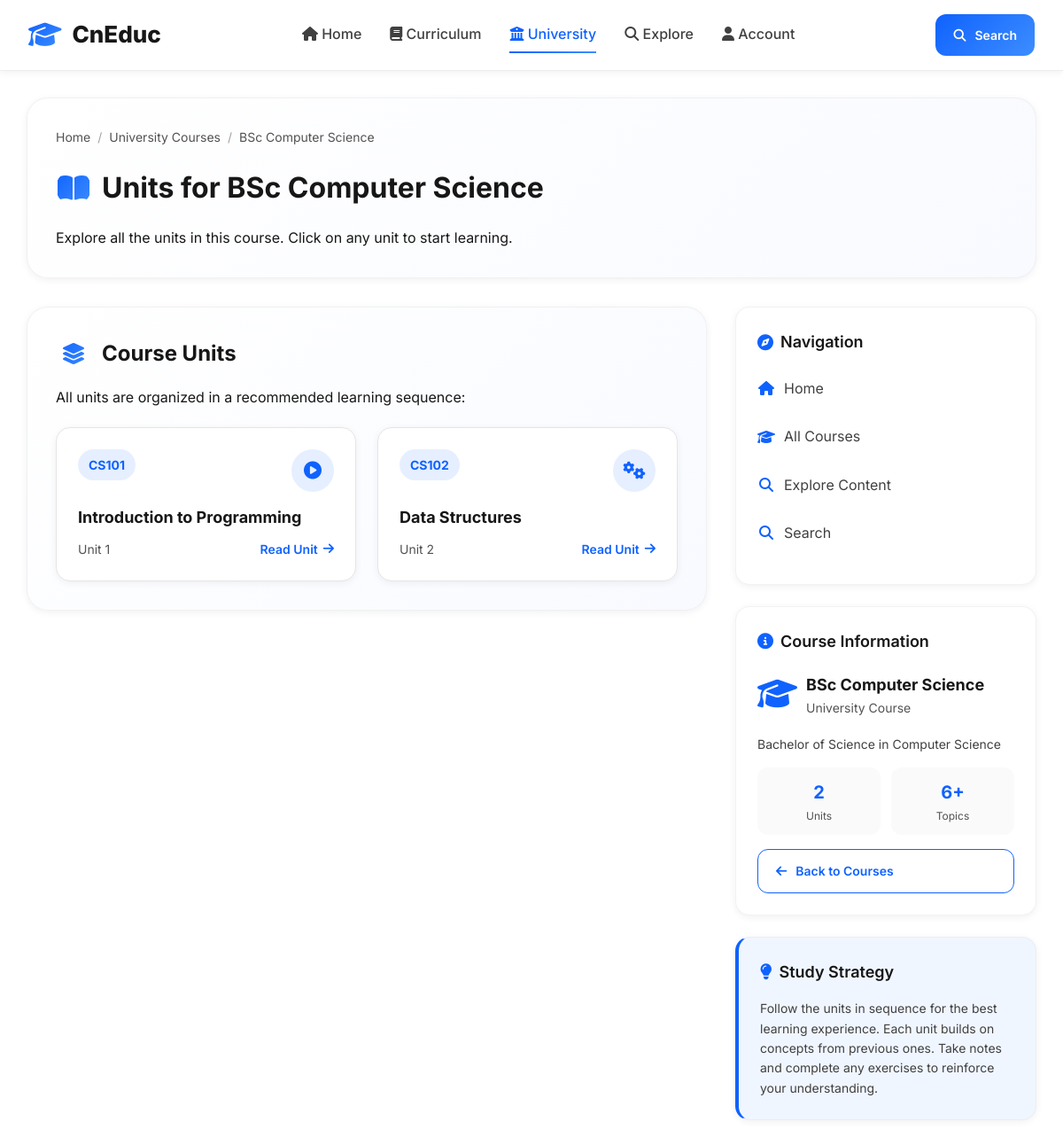
/units.php?course_id=1, run on the app's committed database.
### tables this page shows
CREATE TABLE IF NOT EXISTS `courses` (
  `id` INT AUTO_INCREMENT PRIMARY KEY,
  `name` VARCHAR(255) NOT NULL,
  `description` TEXT
);

CREATE TABLE IF NOT EXISTS `units` (
  `id` INT AUTO_INCREMENT PRIMARY KEY,
  `course_id` INT NOT NULL,
  `code` VARCHAR(50),
  `title` VARCHAR(255) NOT NULL,
  `content` TEXT,
  `position` INT DEFAULT 0,
  FOREIGN KEY (`course_id`) REFERENCES `courses`(`id`) ON DELETE CASCADE
);

### includes/functions.php (called while the page is built, shortened)
<?php
require_once __DIR__ . '/db.php';
function get_course($id) {
    global $mysqli;
    $id = (int)$id;
    $res = $mysqli->query("SELECT * FROM courses WHERE id = $id");
    return $res ? $res->fetch_assoc() : null;
}
function get_units_by_course($course_id) {
    global $mysqli;
    $course_id = (int)$course_id;
    $res = $mysqli->query("SELECT * FROM units WHERE course_id = $course_id ORDER BY position, id");
    return $res ? $res->fetch_all(MYSQLI_ASSOC) : [];
}

### units.php (the view, shortened to what this page needs)
<?php
require_once __DIR__ . '/includes/functions.php';
$course_id = (int)$_GET['course_id'];
$course = get_course($course_id);
$units = get_units_by_course($course_id);
?>
<!DOCTYPE html>
<html lang="en">
<head>
    <link rel="stylesheet" href="https://cdnjs.cloudflare.com/ajax/libs/font-awesome/6.4.0/css/all.min.css">
</head>
<body>
    <nav class="navbar">
        <div class="nav-container">
            <a href="index.php" class="nav-logo">
                <i class="fas fa-graduation-cap"></i>
                <span>CnEduc</span>
            </a>
            <div class="nav-links">
                <a href="index.php"><i class="fas fa-home"></i> Home</a>
                <a href="#"><i class="fas fa-book"></i> Curriculum</a>
                <a href="#" class="active"><i class="fas fa-university"></i> University</a>
                <a href="explore.php"><i class="fas fa-search"></i> Explore</a>
                <a href="#"><i class="fas fa-user"></i> Account</a>
            </div>
            <div class="nav-actions">
                <a href="search.php" class="btn btn-primary btn-sm">
                    <i class="fas fa-search"></i> Search
                </a>
            </div>
        </div>
    </nav>
    <div class="content-wrapper">
        <div class="card fade-in">
            <div class="breadcrumb">
                <a href="index.php">Home</a>
                <span class="separator">/</span>
                <a href="courses.php">University Courses</a>
                <span class="separator">/</span>
                <span><?php echo htmlspecialchars($course['name']); ?></span>
            </div>
            <h1><i class="fas fa-book-open"></i> Units for <?php echo htmlspecialchars($course['name']); ?></h1>
            <p>Explore all the units in this course. Click on any unit to start learning.</p>
        </div>
        <div class="grid">
            <main class="main">
                <div class="card fade-in delay-1">
                    <h2><i class="fas fa-layer-group"></i> Course Units</h2>
                    <p>All units are organized in a recommended learning sequence:</p>
                    <div class="unit-grid">
                        <?php foreach ($units as $index => $unit):
                            $unit_icon = "fas fa-file-alt";
                            if ($index === 0) {
                                $unit_icon = "fas fa-play-circle";
                            } elseif ($index % 3 === 0) {
                                $unit_icon = "fas fa-chart-bar";
                            } elseif ($index % 3 === 1) {
                                $unit_icon = "fas fa-cogs";
                            } elseif ($index % 3 === 2) {
                                $unit_icon = "fas fa-lightbulb";
                            }
                        ?>
                            <a href="read_unit.php?id=<?php echo $unit['id']; ?>" class="unit-card fade-in">
                                <div class="unit-header">
                                    <div class="unit-code"><?php echo htmlspecialchars($unit['code']); ?></div>
                                    <div class="unit-icon">
                                        <i class="<?php echo $unit_icon; ?>"></i>
                                    </div>
                                </div>
                                <div class="unit-title"><?php echo htmlspecialchars($unit['title']); ?></div>
                                <div class="unit-meta">
                                    <div class="unit-number">
                                        Unit <?php echo $index + 1; ?>
                                    </div>
                                    <div class="read-unit">
                                        Read Unit <i class="fas fa-arrow-right"></i>
                                    </div>
                                </div>
                            </a>
                        <?php endforeach; ?>
                    </div>
                </div>
            </main>
            <aside class="sidebar">
                <div class="sidebar-card fade-in delay-1">
                    <h3><i class="fas fa-compass"></i> Navigation</h3>
                    <ul class="navigation-list">
                        <li><a href="index.php"><i class="fas fa-home"></i> Home</a></li>
                        <li><a href="courses.php"><i class="fas fa-graduation-cap"></i> All Courses</a></li>
                        <li><a href="explore.php"><i class="fas fa-search"></i> Explore Content</a></li>
                        <li><a href="search.php"><i class="fas fa-search"></i> Search</a></li>
                    </ul>
                </div>
                <div class="sidebar-card fade-in delay-2">
                    <h3><i class="fas fa-info-circle"></i> Course Information</h3>
                    <div class="course-info">
                        <div class="course-icon">
                            <i class="fas fa-graduation-cap"></i>
                        </div>
                        <div class="course-details">
                            <div class="course-name"><?php echo htmlspecialchars($course['name']); ?></div>
                            <div class="course-meta">University Course</div>
                        </div>
                    </div>
                    <?php if (!empty($course['description'])): ?>
                        <p style="font-size: 14px; color: var(--gray-700); margin-bottom: 16px; line-height: 1.5;">
                            <?php echo htmlspecialchars($course['description']); ?>
                        </p>
                    <?php endif; ?>
                    <div class="stats-grid">
                        <div class="stat-item">
                            <div class="stat-number"><?php echo count($units); ?></div>
                            <div class="stat-label">Units</div>
                        </div>
                        <div class="stat-item">
                            <div class="stat-number"><?php echo count($units) * 3; ?>+</div>
                            <div class="stat-label">Topics</div>
                        </div>
                    </div>
                    <a href="courses.php" class="btn btn-secondary" style="width: 100%; margin-top: 16px; text-align: center;">
                        <i class="fas fa-arrow-left"></i> Back to Courses
                    </a>
                </div>
                <div class="sidebar-card tip-card fade-in delay-3">
                    <h3><i class="fas fa-lightbulb"></i> Study Strategy</h3>
                    <p style="font-size: 14px; color: var(--gray-700); line-height: 1.6;">
                        Follow the units in sequence for the best learning experience. Each unit builds on concepts from previous ones. Take notes and complete any exercises to reinforce your understanding.
                    </p>
                </div>
            </aside>
        </div>
    </div>
</body>
</html>

### data on the page
courses: name "BSc Computer Science", description "Bachelor of Science in Computer Science"
units: code "CS101", title "Introduction to Programming"
units: code "CS102", title "Data Structures"

### other printed values
count($units) "2"
count($units) * 3 "6"
